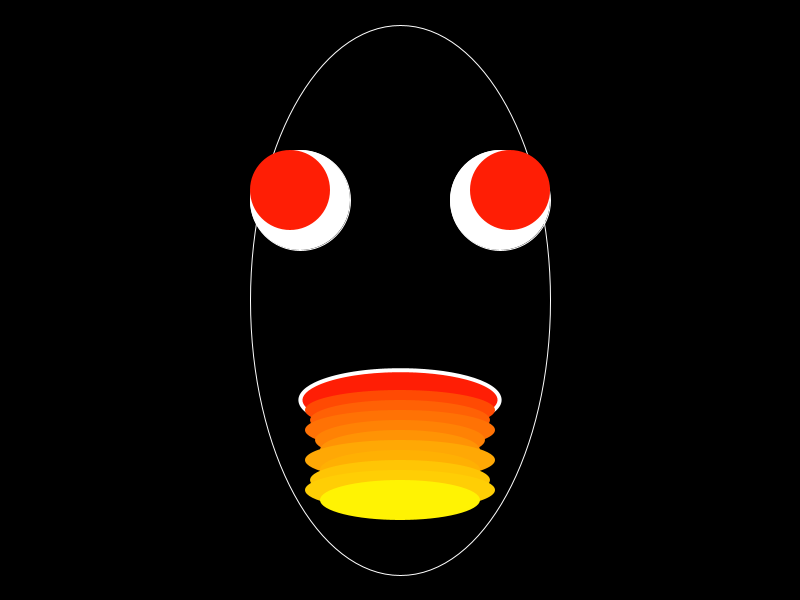
Frame 1 (no input)
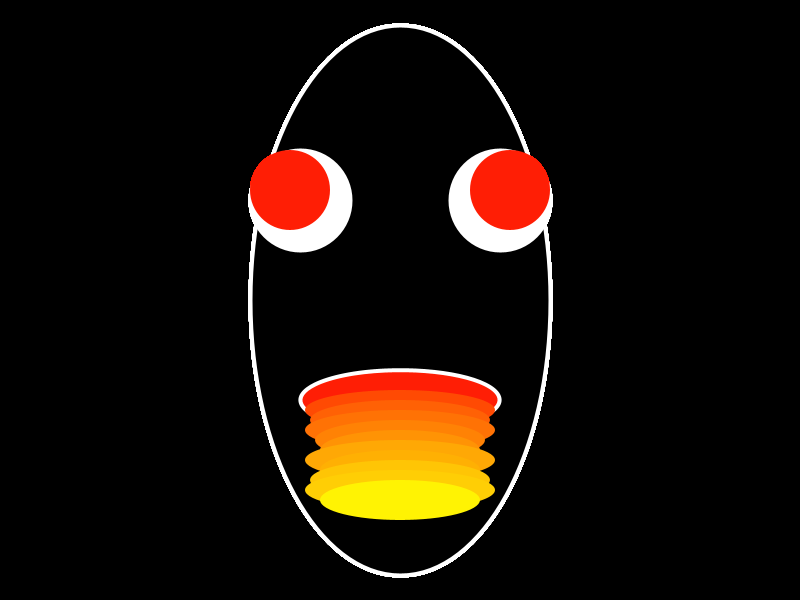
Frame 60 (the mouse pressed at the canvas centre just before this capture)
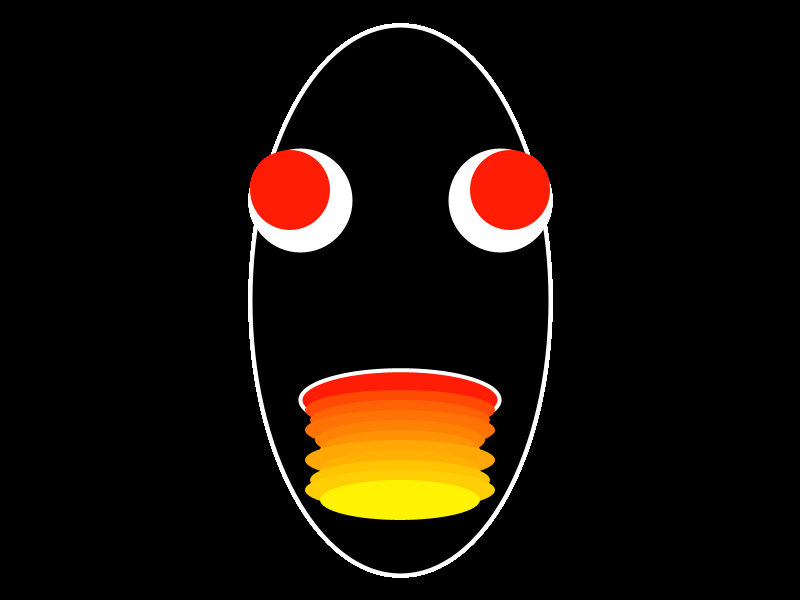
Frame 120 (the mouse held since frame 60 and released just before this capture)

The Processing sketch that drew these frames (run headless with seeded random() and noise(); from frame 60 on, the mouse is pressed at the canvas centre):

// Processing sketch: idea_Liv
// ── idea_Liv.pde
void setup() {
  size(800, 600);
  background(0,50);
}

void draw() {
  //noFill();
  fill(0);
  //strokeWeight(3);
  stroke(255);
  ellipse(400, 300, 300, 550);
  fill(255);
  ellipse(300, 200, 100, 100); //left eye
  ellipse(500, 200, 100, 100); // right eye

  noStroke();
  fill(#FF1E05);
  ellipse(290, 190, 80, 80); //left pupil
  ellipse(510, 190, 80, 80); //right pupil

  stroke(255);
  strokeWeight(4);
  arc(400, 400, 200, 60, -8, PI+QUARTER_PI, OPEN); //mouth

//mouth fire
  noStroke();
  fill(#FF4A03);
  ellipse(400, 410, 190, 40);

  fill(#FF6105);
  ellipse(400, 420, 180, 40);

  fill(#FF7205);
  ellipse(400, 430, 190, 40);

  fill(#FF8205);
  ellipse(400, 440, 170, 40);

  fill(#FF9305);
  ellipse(400, 450, 160, 40);

  fill(#FFA805);
  ellipse(400, 460, 190, 40);

  fill(#FFB003);
  ellipse(400, 470, 160, 40);

  fill(#FFC505);
  ellipse(400, 480, 180, 40);

  fill(#FFCE05);
  ellipse(400, 490, 190, 40);

  fill(#FFF303);
  ellipse(400, 500, 160, 40);
}
